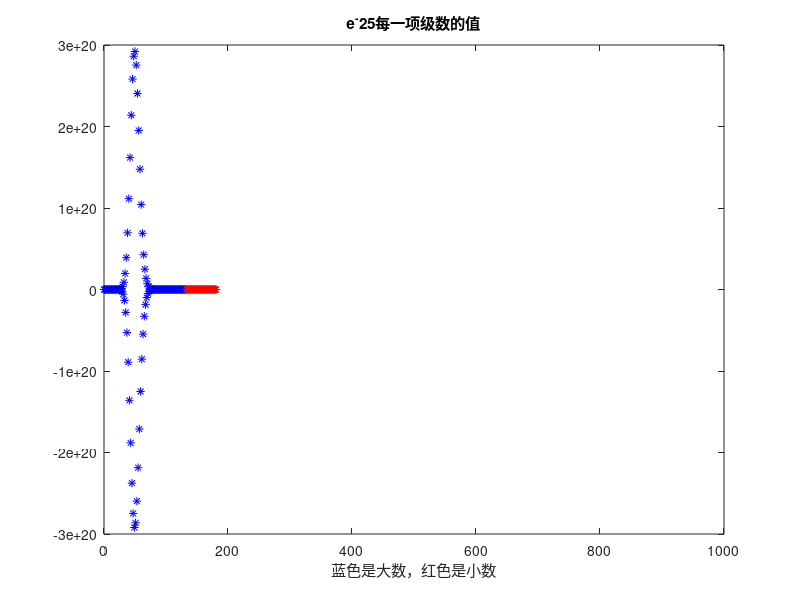

The MATLAB source for this figure:
clc;clear;
y1=0;%中间变量

x=-50;
    for(n=0:1:1000)
        if(abs((x)^n/factorial(n))>=1)
            y1=x^n/factorial(n);
            plot(n,y1,'-*b');
            hold on;
            title('e^-25每一项级数的值');
        else
            y2=x^n/factorial(n);
            plot(n,y2,'-*r');
            hold on;
            title('e^-25每一项级数的值');
        end 
        xlabel('蓝色是大数，红色是小数');
    end
%    saveas( 1, 'test_e_25.jpg');